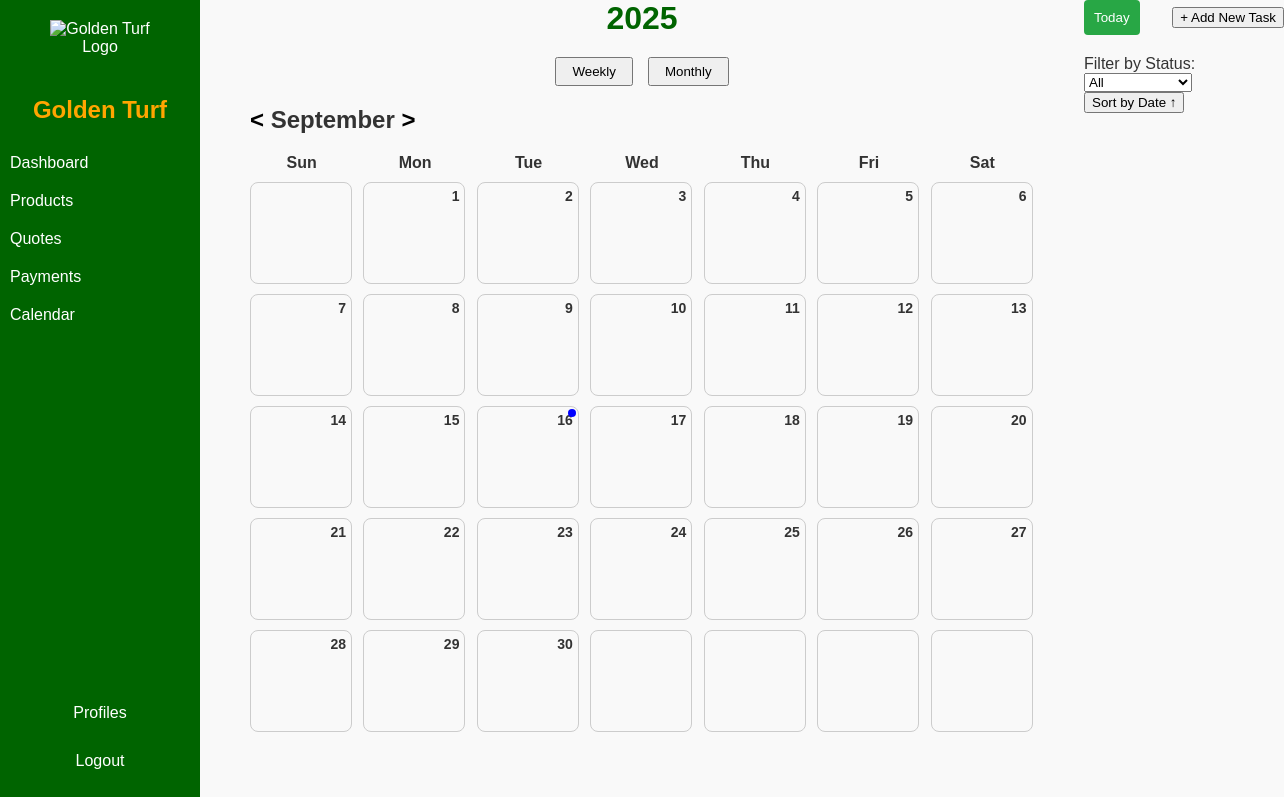
The page /calendar (signed in) on the database as committed earlier.
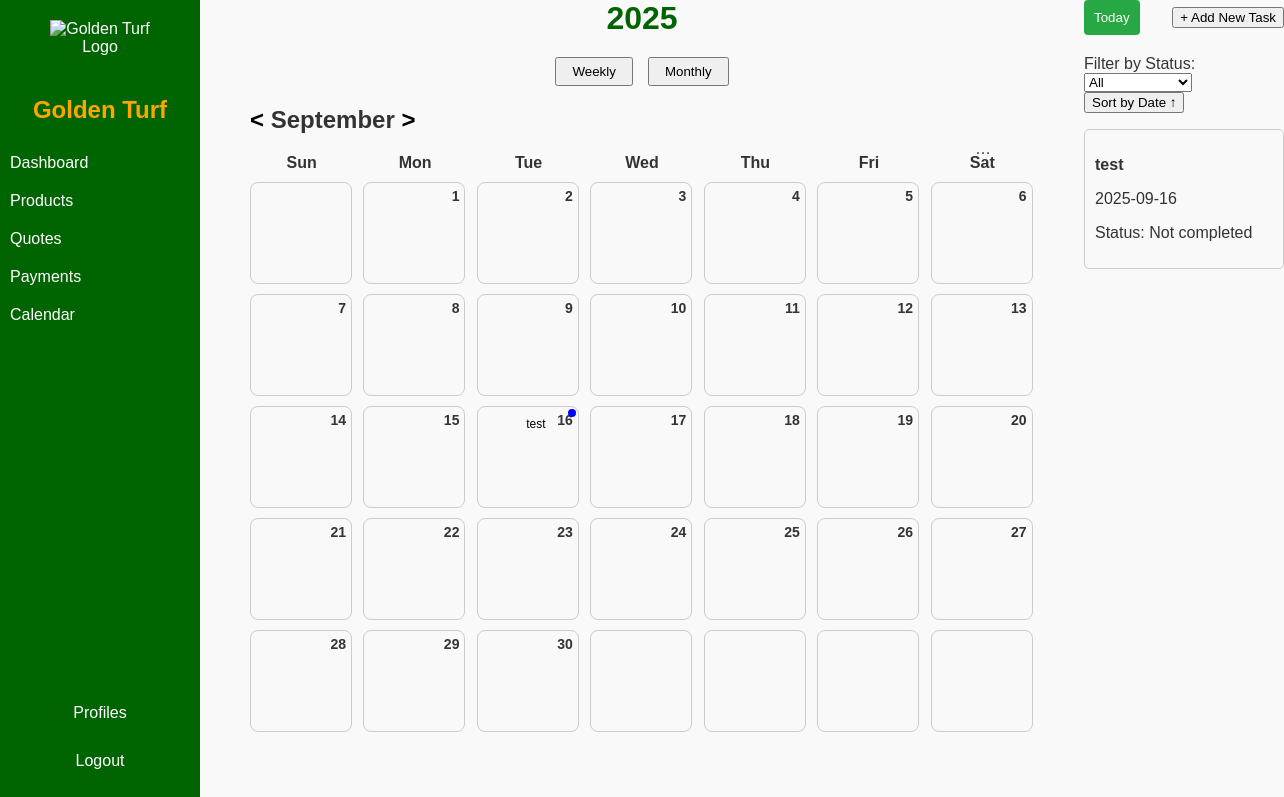
The same page on the database as committed later.
### tables this page shows
CREATE TABLE tasks (
            id INTEGER PRIMARY KEY AUTOINCREMENT,
            title TEXT NOT NULL,
            description TEXT,
            task_date TEXT NOT NULL,
            task_time TEXT,
            location TEXT,
            status TEXT NOT NULL DEFAULT 'Not completed',
            created_at TEXT DEFAULT CURRENT_TIMESTAMP
        , task_end_time TEXT, owner_id INTEGER);

### app.py (the view, shortened to what this page needs)
@app.route('/calendar')
def calendar():
    if 'user_name' not in session:
        return redirect(url_for('login'))
    if not has_permission('calendar'):
        return redirect(url_for('access_restricted'))
    actual_today = datetime.now().date()
    current_year = request.args.get('year', actual_today.year, type=int)
    current_month = request.args.get('month', actual_today.month, type=int)
    current_day = request.args.get('day', actual_today.day, type=int)
    view = request.args.get('view', 'month')
    current_date = datetime(current_year, current_month, current_day)
    tasks = get_all_tasks()
    status_colors = {
        'Not completed': 'red',
        'In Progress': 'orange',
        'Completed': 'green'
    }
    tasks_by_date = {}
    for task in tasks:
        task_date = datetime.strptime(task[3], '%Y-%m-%d').date()
        task_color = status_colors.get(task[7], 'gray')  # task[7] is status
        task = list(task)
        task.append(task_color)  # task[9] = color
        if task_date not in tasks_by_date:
            tasks_by_date[task_date] = []
        tasks_by_date[task_date].append(task)
    calendar_data = []
    month_names = ['January', 'February', 'March', 'April', 'May', 'June',
                   'July', 'August', 'September', 'October', 'November', 'December']
    full_day_tasks = []
    if view == 'month':
        cal = Calendar(firstweekday=6)  # Set Sunday as the first day of the week
        days = cal.itermonthdays(current_year, current_month)
        today = current_date.date()
        for day in days:
            if day == 0:
                calendar_data.append({'day': None, 'tasks': [], 'is_today': False})
            else:
                date = datetime(current_year, current_month, day).date()
                is_today = (date == today)
                calendar_data.append({'day': day, 'tasks': tasks_by_date.get(date, []), 'is_today': is_today})
        header_text = month_names[current_month - 1]
    return render_template('calendar.html',
                           calendar_data=calendar_data,
                           current_year=current_year,
                           current_month=current_month,
                           current_day=current_day,
                           header_text=header_text,
                           month_names=month_names,
                           view=view,
                           tasks=tasks,
                           full_day_tasks=full_day_tasks,
                           current_date=current_date_str if view == 'day' else None)

### app.py (called while the page is built)
def has_permission(required_permission):
    if session.get('user_id') == 1:
        return True
    if session.get('user_role') == 'admin':
        return True
    user_permissions = session.get('user_permissions', '')
    return required_permission in user_permissions.split(',')

def get_all_tasks():
    conn = sqlite3.connect('users.db')
    c = conn.cursor()
    c.execute('SELECT * FROM tasks ORDER BY task_date, task_time')
    tasks = c.fetchall()
    conn.close()
    return tasks

### templates/calendar.html (shortened to what the changed rows need)
<!DOCTYPE html>
<html lang="en">
<head>
    <link rel="stylesheet" href="/static/calendar.css" />
    <link rel="stylesheet" href="/static/dashboard.css" />
</head>
<body>
    <div class="sidebar" style="position: fixed; top: 0; left: 0; width: 200px; height: 100%; background-color: #006400; color: white;">
        <h2 style="color: orange;">Golden Turf</h2>
    </div>
    <main style="display: flex; gap: 50px; margin-left: 250px; max-width: calc(100% - 250px); overflow: visible; position: relative; z-index: 1;">
        <section class="calendar" style="flex: 1; max-width: 100%;">
            <h2>
                <span class="nav-arrow" onclick="navigateMonth(-1)" style="font-size: 24px; font-weight: bold; color: black; text-decoration: none; cursor: pointer;"><</span>
                {{ header_text }}
                <span class="nav-arrow" onclick="navigateMonth(1)" style="font-size: 24px; font-weight: bold; color: black; text-decoration: none; cursor: pointer;">></span>
            </h2>
            {% if view == 'month' %}
                <div class="calendar-grid" style="display: grid; grid-template-columns: repeat(7, 1fr); gap: 10px;">
                    <div class="day-name" style="font-weight: bold; text-align: center;">Sun</div>
                    <div class="day-name" style="font-weight: bold; text-align: center;">Mon</div>
                    <div class="day-name" style="font-weight: bold; text-align: center;">Tue</div>
                    <div class="day-name" style="font-weight: bold; text-align: center;">Wed</div>
                    <div class="day-name" style="font-weight: bold; text-align: center;">Thu</div>
                    <div class="day-name" style="font-weight: bold; text-align: center;">Fri</div>
                    <div class="day-name" style="font-weight: bold; text-align: center;">Sat</div>
                    {% for day in calendar_data %}
                        <div class="calendar-day {% if day.tasks %}has-tasks{% endif %} {% if day.is_today %}today{% endif %}" style="position: relative; width: 100px; height: 100px; border: 1px solid #ccc; border-radius: 8px;">
                            {% if day.day %}
                                <span class="day-number" style="position: absolute; top: 5px; right: 5px; font-size: 14px; font-weight: bold;">{{ day.day }}</span>
                                {% if day.is_today %}
                                    <div class="today-dot" style="position: absolute; top: 2px; right: 2px; width: 8px; height: 8px; background-color: blue; border-radius: 50%; z-index: 10;"></div>
                                {% endif %}
                    {% for task in day.tasks %}
                    <div class="task-box task-{{ task[9] }}" onclick="showTaskDetails('{{ task[0] }}')">
                        <span class="task-status-box task-{{ task[9] }}"></span>
                        <p style="margin: 0;">{{ task[1] }}</p>
                    </div>
                    {% endfor %}
                            {% endif %}
                        </div>
                    {% endfor %}
                </div>
            {% endif %}
        </section>
        <aside class="tasks-sidebar" style="flex: 0 0 200px;">
            <ul id="task-list" style="list-style: none; padding: 0;">
                {% for task in tasks %}
                    <li class="task-item" data-status="{{ task[6] }}" data-date="{{ task[3] }}" data-time="{{ task[4] }}" style="border: 1px solid #ccc; padding: 10px; margin-bottom: 5px; border-radius: 5px; position: relative;">
                        <div onclick="showTaskDetails('{{ task[0] }}')" style="cursor: pointer;">
                            <p><strong>{{ task[1] }}</strong></p>
                            <p>{{ task[3] }} {{ task[4] }}{% if task[5] %} - {{ task[5] }}{% endif %}</p>
                            <p>Status: {{ task[6] }}</p>
                        </div>
                        <div class="task-menu" style="position: absolute; top: 10px; right: 10px; cursor: pointer;" onclick="toggleTaskMenu(this)">
                            &#8230;
                        </div>
                    </li>
                {% endfor %}
            </ul>
        </aside>
    </main>
</body>
</html>

Rows that differ between the two databases and show on the page:
added tasks: title "test", task_date "2025-09-16", status "Not completed"
